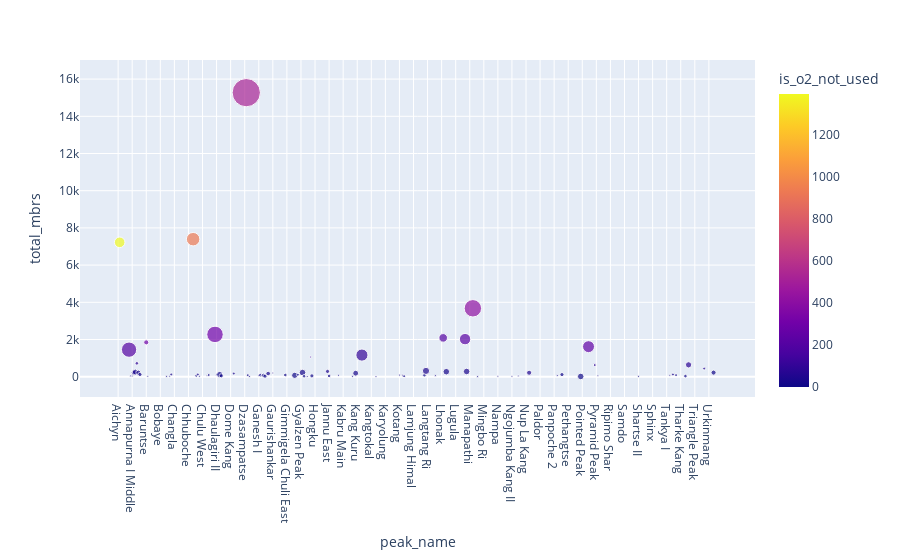

Source (notebook cell):
### Code cell
expedition_count = df_expeditions.copy()
expedition_count = expedition_count.groupby(["peak_name"]).sum()
expedition_count = expedition_count.reset_index()
px.scatter(expedition_count,x="peak_name",y="total_mbrs",size="mbrs_deaths",color="is_o2_not_used")

### Figure 1 — Plotly figure (JSON) as saved in the notebook; plotly's stock layout.template omitted (floating-point values rounded to 4 significant figures; data arrays with more than 128 entries replaced by an {"elided": "..."} marker saying what was removed)
{"data": [{"hovertemplate": "peak_name=%{x}<br>total_mbrs=%{y}<br>mbrs_deaths=%{marker.size}<br>is_o2_not_used=%{marker.color}<extra></extra>", "legendgroup": "", "marker": {"color": {"elided": "385 int values"}, "coloraxis": "coloraxis", "size": {"elided": "385 int values"}, "sizemode": "area", "sizeref": 0.4625, "symbol": "circle"}, "mode": "markers", "name": "", "orientation": "v", "showlegend": false, "type": "scatter", "x": {"elided": "385 str values"}, "xaxis": "x", "y": {"elided": "385 int values"}, "yaxis": "y"}], "layout": {"coloraxis": {"colorbar": {"title": {"text": "is_o2_not_used"}}, "colorscale": [[0, "#0d0887"], [0.1111, "#46039f"], [0.2222, "#7201a8"], [0.3333, "#9c179e"], [0.4444, "#bd3786"], [0.5556, "#d8576b"], [0.6667, "#ed7953"], [0.7778, "#fb9f3a"], [0.8889, "#fdca26"], [1, "#f0f921"]]}, "legend": {"itemsizing": "constant", "tracegroupgap": 0}, "margin": {"t": 60}, "xaxis": {"anchor": "y", "domain": [0, 1], "title": {"text": "peak_name"}}, "yaxis": {"anchor": "x", "domain": [0, 1], "title": {"text": "total_mbrs"}}}}
